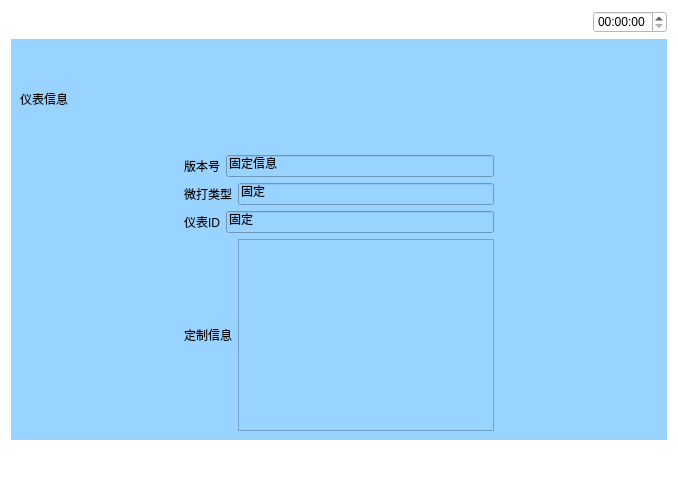
<?xml version="1.0" encoding="UTF-8"?>
<ui version="4.0">
 <class>Yibiaoxinxi</class>
 <widget class="QWidget" name="Yibiaoxinxi">
  <property name="geometry">
   <rect>
    <x>0</x>
    <y>0</y>
    <width>678</width>
    <height>482</height>
   </rect>
  </property>
  <property name="windowTitle">
   <string>Form</string>
  </property>
  <property name="styleSheet">
   <string notr="true">background-color: rgb(255, 255, 255);</string>
  </property>
  <layout class="QVBoxLayout" name="verticalLayout_3" stretch="1,5,1">
   <item>
    <layout class="QHBoxLayout" name="horizontalLayout_5">
     <item>
      <widget class="QPushButton" name="pushButton">
       <property name="text">
        <string/>
       </property>
       <property name="icon">
        <iconset resource="myimages.qrc">
         <normaloff>:/image/images/4g.png</normaloff>:/image/images/4g.png</iconset>
       </property>
       <property name="flat">
        <bool>true</bool>
       </property>
      </widget>
     </item>
     <item>
      <widget class="QPushButton" name="pushButton_2">
       <property name="text">
        <string/>
       </property>
       <property name="icon">
        <iconset resource="myimages.qrc">
         <normaloff>:/image/images/wireless.svg</normaloff>:/image/images/wireless.svg</iconset>
       </property>
       <property name="flat">
        <bool>true</bool>
       </property>
      </widget>
     </item>
     <item>
      <widget class="QPushButton" name="pushButton_3">
       <property name="text">
        <string/>
       </property>
       <property name="icon">
        <iconset resource="myimages.qrc">
         <normaloff>:/image/images/bl.svg</normaloff>:/image/images/bl.svg</iconset>
       </property>
       <property name="flat">
        <bool>true</bool>
       </property>
      </widget>
     </item>
     <item>
      <widget class="QPushButton" name="pushButton_4">
       <property name="text">
        <string/>
       </property>
       <property name="icon">
        <iconset resource="myimages.qrc">
         <normaloff>:/image/images/locate.svg</normaloff>:/image/images/locate.svg</iconset>
       </property>
       <property name="flat">
        <bool>true</bool>
       </property>
      </widget>
     </item>
     <item>
      <spacer name="horizontalSpacer_4">
       <property name="orientation">
        <enum>Qt::Horizontal</enum>
       </property>
       <property name="sizeHint" stdset="0">
        <size>
         <width>40</width>
         <height>20</height>
        </size>
       </property>
      </spacer>
     </item>
     <item>
      <widget class="QTimeEdit" name="timeEdit_2"/>
     </item>
    </layout>
   </item>
   <item>
    <widget class="QWidget" name="widget" native="true">
     <property name="sizePolicy">
      <sizepolicy hsizetype="Preferred" vsizetype="Preferred">
       <horstretch>0</horstretch>
       <verstretch>0</verstretch>
      </sizepolicy>
     </property>
     <property name="contextMenuPolicy">
      <enum>Qt::DefaultContextMenu</enum>
     </property>
     <property name="styleSheet">
      <string notr="true">background-color: rgb(153, 211, 255);</string>
     </property>
     <layout class="QVBoxLayout" name="verticalLayout_2">
      <item>
       <spacer name="verticalSpacer_2">
        <property name="orientation">
         <enum>Qt::Vertical</enum>
        </property>
        <property name="sizeHint" stdset="0">
         <size>
          <width>20</width>
          <height>40</height>
         </size>
        </property>
       </spacer>
      </item>
      <item>
       <layout class="QHBoxLayout" name="horizontalLayout">
        <item>
         <widget class="QLabel" name="label">
          <property name="text">
           <string>仪表信息</string>
          </property>
         </widget>
        </item>
        <item>
         <spacer name="horizontalSpacer">
          <property name="orientation">
           <enum>Qt::Horizontal</enum>
          </property>
          <property name="sizeHint" stdset="0">
           <size>
            <width>40</width>
            <height>20</height>
           </size>
          </property>
         </spacer>
        </item>
        <item>
         <layout class="QVBoxLayout" name="verticalLayout"/>
        </item>
       </layout>
      </item>
      <item>
       <spacer name="verticalSpacer">
        <property name="orientation">
         <enum>Qt::Vertical</enum>
        </property>
        <property name="sizeHint" stdset="0">
         <size>
          <width>20</width>
          <height>40</height>
         </size>
        </property>
       </spacer>
      </item>
      <item>
       <layout class="QHBoxLayout" name="horizontalLayout_13">
        <item>
         <spacer name="horizontalSpacer_5">
          <property name="orientation">
           <enum>Qt::Horizontal</enum>
          </property>
          <property name="sizeHint" stdset="0">
           <size>
            <width>40</width>
            <height>20</height>
           </size>
          </property>
         </spacer>
        </item>
        <item>
         <layout class="QVBoxLayout" name="verticalLayout_4">
          <item>
           <layout class="QHBoxLayout" name="horizontalLayout_7">
            <item>
             <widget class="QLabel" name="label_6">
              <property name="text">
               <string>版本号</string>
              </property>
             </widget>
            </item>
            <item>
             <widget class="QLineEdit" name="version">
              <property name="text">
               <string>固定信息</string>
              </property>
              <property name="readOnly">
               <bool>true</bool>
              </property>
             </widget>
            </item>
           </layout>
          </item>
          <item>
           <layout class="QHBoxLayout" name="horizontalLayout_8">
            <item>
             <widget class="QLabel" name="label_7">
              <property name="text">
               <string>微打类型</string>
              </property>
             </widget>
            </item>
            <item>
             <widget class="QLineEdit" name="microType">
              <property name="text">
               <string>固定</string>
              </property>
              <property name="readOnly">
               <bool>true</bool>
              </property>
             </widget>
            </item>
           </layout>
          </item>
          <item>
           <layout class="QHBoxLayout" name="horizontalLayout_9">
            <item>
             <widget class="QLabel" name="label_8">
              <property name="text">
               <string>仪表ID</string>
              </property>
             </widget>
            </item>
            <item>
             <widget class="QLineEdit" name="insId">
              <property name="text">
               <string>固定</string>
              </property>
              <property name="readOnly">
               <bool>true</bool>
              </property>
             </widget>
            </item>
           </layout>
          </item>
          <item>
           <layout class="QHBoxLayout" name="horizontalLayout_10"/>
          </item>
          <item>
           <layout class="QHBoxLayout" name="horizontalLayout_11"/>
          </item>
          <item>
           <layout class="QHBoxLayout" name="horizontalLayout_12">
            <item>
             <widget class="QLabel" name="label_26">
              <property name="text">
               <string>定制信息</string>
              </property>
             </widget>
            </item>
            <item>
             <widget class="QTextEdit" name="custInfo">
              <property name="readOnly">
               <bool>true</bool>
              </property>
             </widget>
            </item>
           </layout>
          </item>
         </layout>
        </item>
        <item>
         <spacer name="horizontalSpacer_10">
          <property name="orientation">
           <enum>Qt::Horizontal</enum>
          </property>
          <property name="sizeHint" stdset="0">
           <size>
            <width>40</width>
            <height>20</height>
           </size>
          </property>
         </spacer>
        </item>
       </layout>
      </item>
     </layout>
    </widget>
   </item>
   <item>
    <layout class="QHBoxLayout" name="horizontalLayout_2">
     <item>
      <widget class="QPushButton" name="returnIndex">
       <property name="font">
        <font>
         <family>AR PL UMing TW MBE</family>
        </font>
       </property>
       <property name="styleSheet">
        <string notr="true">border-image: url(:/image/images/index.svg);</string>
       </property>
       <property name="text">
        <string/>
       </property>
       <property name="icon">
        <iconset resource="myimages.qrc">
         <normaloff>:/image/images/index.svg</normaloff>:/image/images/index.svg</iconset>
       </property>
       <property name="iconSize">
        <size>
         <width>40</width>
         <height>40</height>
        </size>
       </property>
       <property name="flat">
        <bool>true</bool>
       </property>
      </widget>
     </item>
     <item>
      <spacer name="horizontalSpacer_2">
       <property name="orientation">
        <enum>Qt::Horizontal</enum>
       </property>
       <property name="sizeHint" stdset="0">
        <size>
         <width>40</width>
         <height>20</height>
        </size>
       </property>
      </spacer>
     </item>
     <item>
      <spacer name="horizontalSpacer_3">
       <property name="orientation">
        <enum>Qt::Horizontal</enum>
       </property>
       <property name="sizeHint" stdset="0">
        <size>
         <width>40</width>
         <height>20</height>
        </size>
       </property>
      </spacer>
     </item>
     <item>
      <widget class="QPushButton" name="returnPage">
       <property name="text">
        <string/>
       </property>
       <property name="icon">
        <iconset resource="myimages.qrc">
         <normaloff>:/image/images/shangyiye.svg</normaloff>:/image/images/shangyiye.svg</iconset>
       </property>
       <property name="iconSize">
        <size>
         <width>40</width>
         <height>40</height>
        </size>
       </property>
       <property name="flat">
        <bool>true</bool>
       </property>
      </widget>
     </item>
    </layout>
   </item>
  </layout>
 </widget>
 <resources>
  <include location="myimages.qrc"/>
 </resources>
 <connections/>
</ui>
